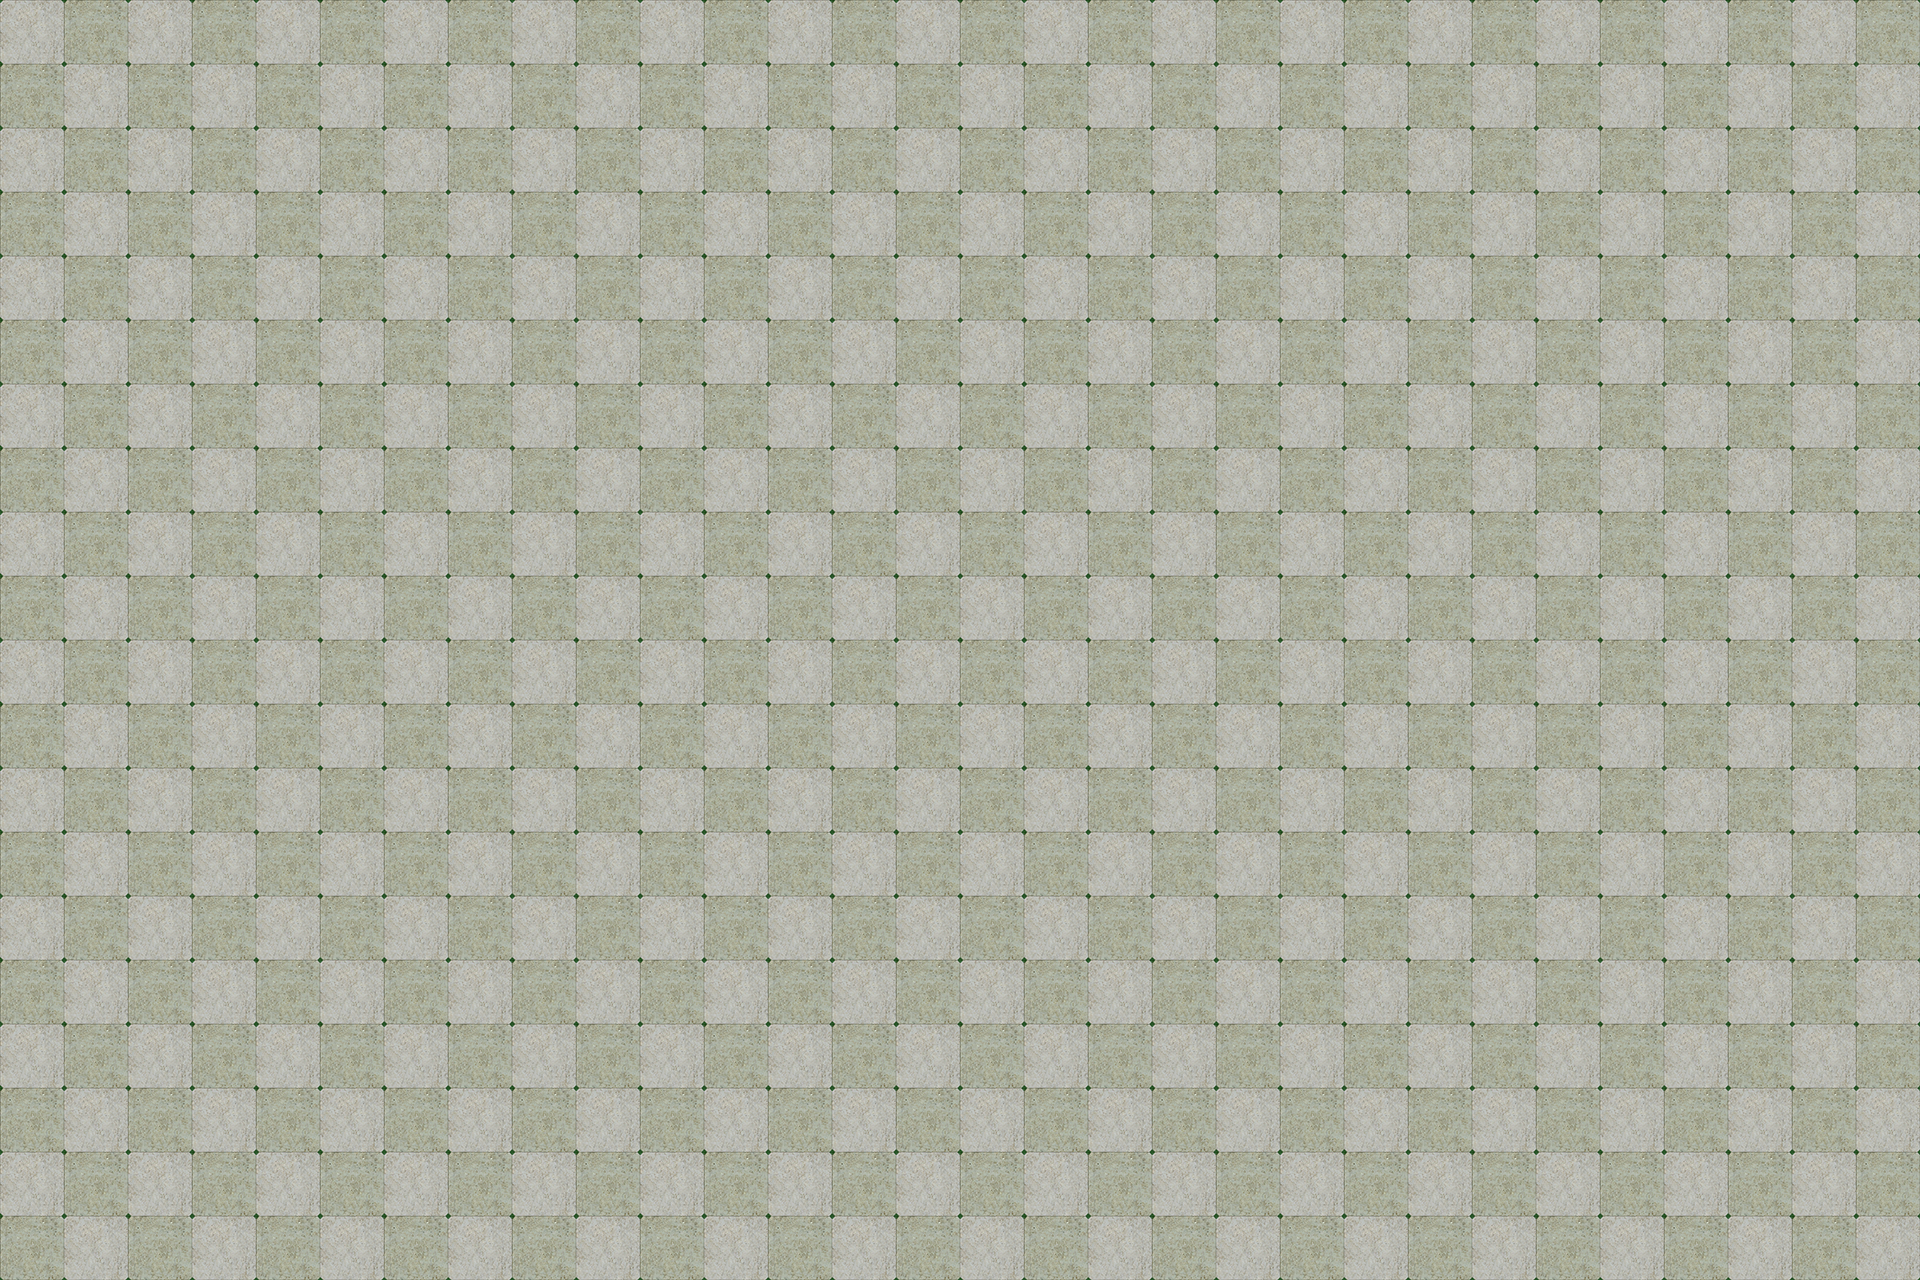

The image is a tile-based game level rendered from a .tmx file. Its description and source (layers, tilesets, objects; grid data summarised) follow:
An orthogonal 30x20 tile map with 64x64 px tiles, 1 tile layer (块层 1).

<map version="1.0" orientation="orthogonal" width="30" height="20" tilewidth="64" tileheight="64">
 <tileset firstgid="1" name="tile" tilewidth="64" tileheight="64">
  <image source="tile.png" width="128" height="64" />
 </tileset>
 <layer name="块层 1" width="30" height="20">
  <data>[600 cells, 600 non-empty, 2 distinct tile ids]</data>
 </layer>
</map>